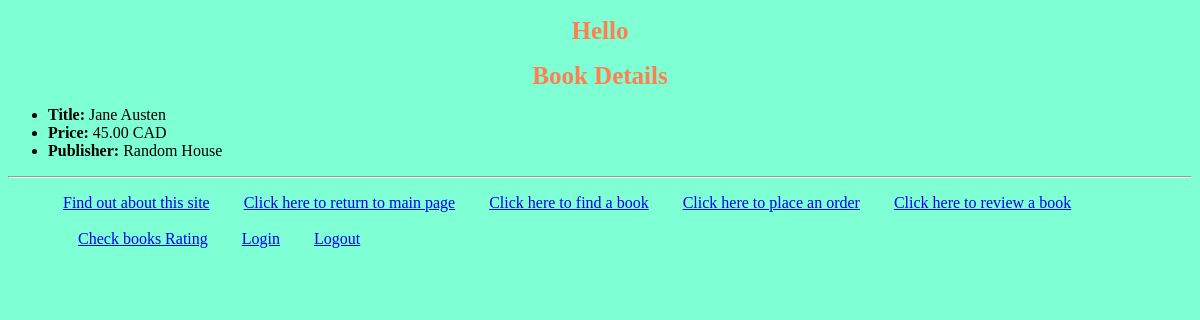
The app's page /myapp/6 with its own data.
### myapp/models.py (models this page shows, shortened)
class Book(models.Model):
    CATEGORY_CHOICES = [
        ('S', 'Scinece&Tech'),
        ('F', 'Fiction'),
        ('B', 'Biography'),
        ('T', 'Travel'),
        ('O', 'Other')
    ]
    title = models.CharField(max_length=200)
    category = models.CharField(max_length=1, choices=CATEGORY_CHOICES, default='S')
    num_pages = models.PositiveIntegerField(default=100)
    price = models.DecimalField(max_digits=10, decimal_places=2)
    description = models.TextField(blank=True)
    publisher = models.ForeignKey(Publisher, related_name='books', on_delete=models.CASCADE)
    num_reviews = models.PositiveIntegerField(default=0)

class Publisher(models.Model):
    name = models.CharField(max_length=200)
    website = models.URLField()
    city = models.CharField(max_length=20, blank=True)
    country = models.CharField(max_length=20, default='USA')
    def __str__(self):
        return self.name

### myapp/views.py (the view)
# urls.py: path(r'<int:book_id>', views.detail, name='book_detail'),
def detail(request, book_id):
    book = get_object_or_404(Book, id=book_id)
    return render(request, 'myapp/detail.html', {'book': book})

### templates/myapp/detail.html
{% extends 'myapp/base.html' %}
{% block body_block %}
     <h1>Book Details</h1>
    <ul>
        <li><b>Title: </b>{{ book.title }}</li>
        <li><b>Price: </b>{{ book.price }} CAD</li>
        <li><b>Publisher: </b>{{ book.publisher }}</li>
    </ul>
{% endblock %}

### myapp/static/myapp/style.css (style rules this page uses)
h1 { color: coral; font-size: 25px; text-align: center; }
body { background-color: aquamarine; }

### records on screen
Book: title "Jane Austen", price "45.00", publisher "Random House"
